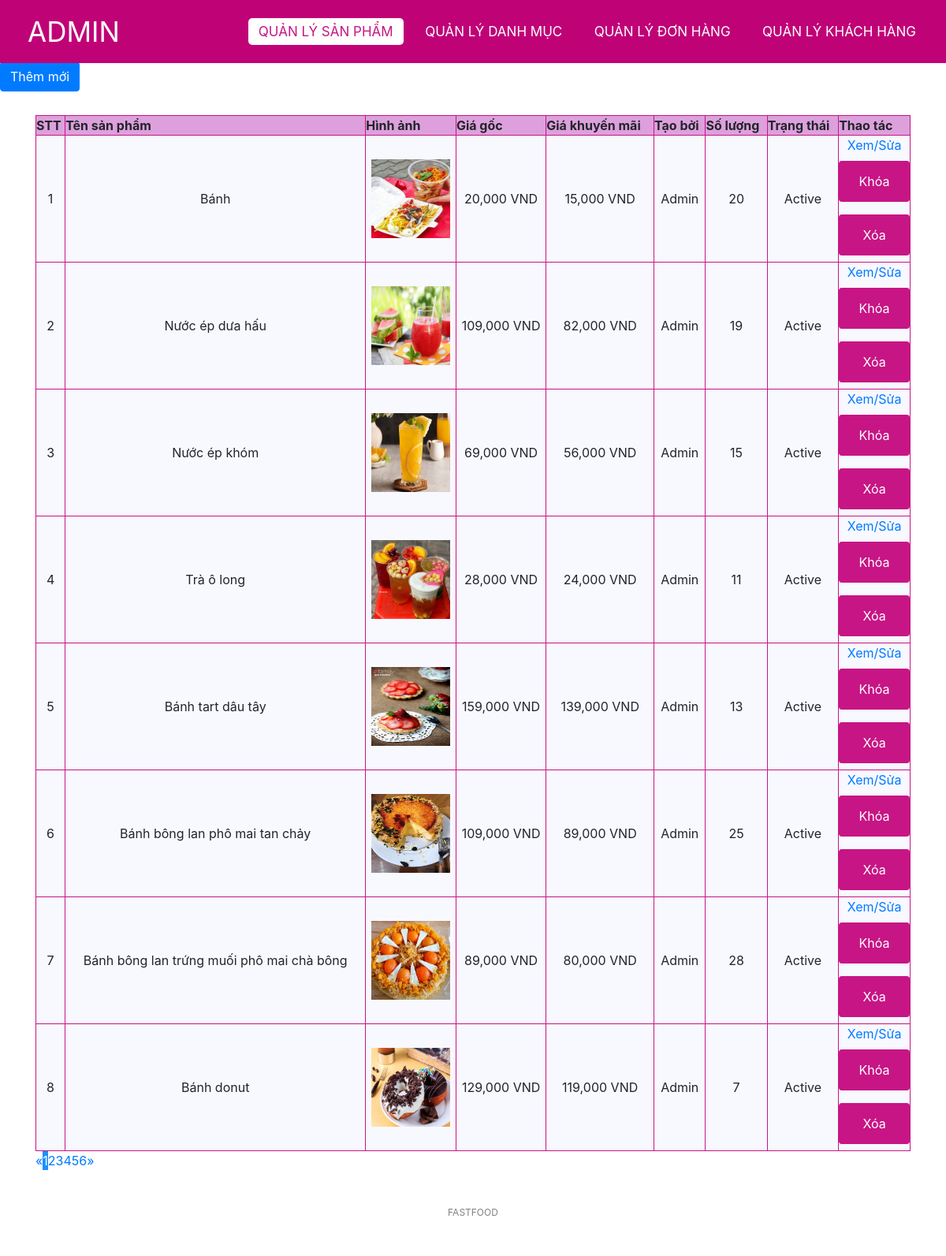
Screenshot of /admin/productlist.php (signed in) with the database file from the repository.
### tables this page shows
CREATE TABLE `products` (
  `id` int(11) NOT NULL,
  `name` varchar(255) NOT NULL,
  `originalPrice` decimal(10,0) NOT NULL,
  `promotionPrice` decimal(10,0) NOT NULL,
  `image` varchar(50) NOT NULL,
  `createdBy` int(11) NOT NULL,
  `createdDate` date NOT NULL,
  `cateId` int(11) NOT NULL,
  `qty` int(11) NOT NULL,
  `des` varchar(1000) NOT NULL,
  `status` tinyint(1) NOT NULL,
  `soldCount` int(11) NOT NULL
);

CREATE TABLE `users` (
  `id` int(11) NOT NULL,
  `email` varchar(255) NOT NULL,
  `fullname` varchar(255) NOT NULL,
  `dob` date NOT NULL,
  `password` varchar(255) NOT NULL,
  `role_id` int(11) NOT NULL,
  `status` tinyint(1) NOT NULL,
  `address` varchar(500) NOT NULL,
  `isConfirmed` tinyint(4) NOT NULL DEFAULT 0
);

### lib/database.php (called while the page is built, shortened)
<?php
class Database extends PDO
{
  public $host   = DB_HOST;
  public $user   = DB_USER;
  public $pass   = DB_PASS;
  public $dbname = DB_NAME;
  public $link;
  private function connectDB()
  {
    $this->link = new mysqli(
      $this->host,
      $this->user,
      $this->pass,
      $this->dbname
    );
  }
  public function select($query)
  {
    $result = $this->link->query($query);
    if ($result->num_rows > 0)
    {
      return $result;
    }
    else
    {
      return false;
    }
  }
}

### classes/product.php (called while the page is built, shortened)
<?php
$filepath = realpath(dirname(__FILE__));
include_once($filepath . '/../lib/database.php');
?>
<?php
class product
{
    private $db;
    public function __construct()
    {
        $this->db = new Database();
    }
    public function getAllAdmin($page = 1, $total = 8)
    {
        $tmp = ($page - 1) * $total;
        $query =
            "SELECT products.*, categories.name as cateName, users.fullName
			 FROM products INNER JOIN categories ON products.cateId = categories.id INNER JOIN users ON products.createdBy = users.id
			 order by products.id desc
             limit $tmp,$total";
        $result = $this->db->select($query);
        return $result;
    }
    public function getCountPaging($row = 8)
    {
        $query = "SELECT COUNT(*) FROM products";
        $mysqli_result = $this->db->select($query);
        if ($mysqli_result) {
            $totalrow = intval((mysqli_fetch_all($mysqli_result, MYSQLI_ASSOC)[0])['COUNT(*)']);
            $result = ceil($totalrow / $row);
            return $result;
        }
        return false;
    }
}
?>

### admin/productlist.php (the view, shortened to what this page needs)
<?php
include '../classes/product.php';
$product = new product();
$list = $product->getAllAdmin((isset($_GET['page']) ? $_GET['page'] : 1));
$pageCount = $product->getCountPaging();
?>
<!DOCTYPE html>
<html lang="en">
<head>
    <link rel="stylesheet" href="css/style.css">
    <link rel="stylesheet" href="https://cdnjs.cloudflare.com/ajax/libs/font-awesome/5.15.4/css/all.min.css">
    <link rel="stylesheet" href="https://cdnjs.cloudflare.com/ajax/libs/font-awesome/6.1.1/css/all.min.css" />
    <link rel="stylesheet" href="https://stackpath.bootstrapcdn.com/bootstrap/4.4.1/css/bootstrap.min.css">
</head>
<body>
    <nav>
        <label class="logo">ADMIN</label>
        <ul>
            <li><a href="productlist.php" class="active">Quản lý Sản phẩm</a></li>
            <li><a href="categoriesList.php">Quản lý Danh mục</a></li>
            <li><a href="orderlist.php">Quản lý Đơn hàng</a></li>
            <li><a href="customer.php">Quản lý Khách hàng</a></li>
        </ul>
    </nav>
    <div class="title">
        <h1>Danh sách sản phẩm</h1>
    </div>
    <div class="addNew">
        <h3><a href="add_product.php" class="btn btn-primary">Thêm mới</a>
    </div>
    <div class="container">
        <?php $count = 1;
        if ($list) { ?>
            <table class="list">
                <tr>
                    <th>STT</th>
                    <th>Tên sản phẩm</th>
                    <th>Hình ảnh</th>
                    <th>Giá gốc</th>
                    <th>Giá khuyến mãi</th>
                    <th>Tạo bởi</th>
                    <th>Số lượng</th>
                    <th>Trạng thái</th>
                    <th >Thao tác</th>
                </tr>
                <?php foreach ($list as $key => $value) { ?>
                    <tr>
                        <td><?= $count++ ?></td>
                        <td><?= $value['name'] ?></td>
                        <td><img class="image-cart" src="upload/<?= $value['image'] ?>" alt=""></td>
                        <td><?= number_format($value['originalPrice'], 0, '', ',') ?> VND</td>
                        <td><?= number_format($value['promotionPrice'], 0, '', ',') ?> VND</td>
                        <td><?= $value['fullName'] ?></td>
                        <td><?= $value['qty'] ?></td>
                        <td><?= ($value['status']) ? "Active" : "Block" ?></td>
                        <td>
                            <a href="edit_product.php?id=<?= $value['id'] ?>">Xem/Sửa</a>
                            <?php
                            if ($value['status']) { ?>
                                <form action="productlist.php" method="post">
                                    <input type="submit" value="Khóa" name="block">
                                </form>
                            <?php } ?>
                            <?php
                            if ($value['id']) { ?>
                                <form action="productlist.php" method="post">
                                    <input type="submit" value="Xóa" name="delete">
                                </form>
                            <?php } ?>
                        </td>
                    </tr>
                <?php } ?>
            </table>
        <?php } else { ?>
            <h3>Chưa có sản phẩm nào...</h3>
        <?php } ?>
        <div class="pagination">
            <a href="productlist.php?page=<?= (isset($_GET['page'])) ? (($_GET['page'] <= 1) ? 1 : $_GET['page'] - 1) : 1 ?>">&laquo;</a>
            <?php
            for ($i = 1; $i <= $pageCount; $i++) {
                if (isset($_GET['page'])) {
                    if ($i == $_GET['page']) { ?>
                        <a class="active" href="productlist.php?page=<?= $i ?>"><?= $i ?></a>
                    <?php } else { ?>
                        <a href="productlist.php?page=<?= $i ?>"><?= $i ?></a>
                    <?php  }
                } else {
                    if ($i == 1) { ?>
                        <a class="active" href="productlist.php?page=<?= $i ?>"><?= $i ?></a>
                    <?php  } else { ?>
                        <a href="productlist.php?page=<?= $i ?>"><?= $i ?></a>
                    <?php   } ?>
                <?php  } ?>
            <?php }
            ?>
            <a href="productlist.php?page=<?= (isset($_GET['page'])) ? $_GET['page'] + 1 : 2 ?>">&raquo;</a>
        </div>
    </div>
    <footer>
        <p class="copyright">FASTFOOD</p>
    </footer>
</body>
</html>

### admin/css/style.css (style rules this page uses)
* { padding: 0; margin: 0; text-decoration: none; list-style: none; box-sizing: border-box; }
body { font-family: Mitr; background: rgb(240, 234, 234); }
nav { top: 0; position: fixed; background: #c00277; height: 80px; width: 100%; }
label.logo { color: white; font-size: 35px; line-height: 80px; padding: 0 35px; }
nav ul { float: right; margin-right: 20px; }
nav ul li { display: inline-block; line-height: 80px; margin: 0 5px; }
nav ul li a { color: white; font-size: 17px; padding: 7px 13px; border-radius: 3px; text-transform: uppercase; border-radius: 5px; transition: 0.5s; }
.active, a:hover { background-color: white; color: mediumvioletred; }
.container { margin-top: 30px; height: auto; }
.addNew { margin-top: 30px; }
.title { background-color: white; }
footer { padding: 30px 0; background-color:white; }
footer .copyright { margin-top: 15px; text-align: center; font-size: 12px; color: gray; }
.list { width: 100%; background-color: ghostwhite; padding: 10px; border-collapse: collapse; }
.image-cart { height: 100px; width: 100px; }
th { background-color: plum; border: 1px solid mediumvioletred; }
td { border: 1px solid mediumvioletred; text-align: center; }
input[type=submit] { width: 100%; background-color: mediumvioletred; color: white; padding: 14px 20px; margin: 8px 0; border: none; border-radius: 4px; cursor: pointer; }
.pagination { text-align: center; }
.pagination a.active { background-color: dodgerblue; color: white; }

### rows the page displays
products: name "Bánh", image (picture), originalPrice "20,000", promotionPrice "15,000", users.fullname "Admin", qty "20", status "Active"
products: name "Nước ép dưa hấu", image (picture), originalPrice "109,000", promotionPrice "82,000", users.fullname "Admin", qty "19", status "Active"
products: name "Nước ép khóm", image (picture), originalPrice "69,000", promotionPrice "56,000", users.fullname "Admin", qty "15", status "Active"
products: name "Trà ô long", image (picture), originalPrice "28,000", promotionPrice "24,000", users.fullname "Admin", qty "11", status "Active"
products: name "Bánh tart dâu tây", image (picture), originalPrice "159,000", promotionPrice "139,000", users.fullname "Admin", qty "13", status "Active"
products: name "Bánh bông lan phô mai tan chảy", image (picture), originalPrice "109,000", promotionPrice "89,000", users.fullname "Admin", qty "25", status "Active"
products: name "Bánh bông lan trứng muối phô mai chà bông", image (picture), originalPrice "89,000", promotionPrice "80,000", users.fullname "Admin", qty "28", status "Active"
products: name "Bánh donut", image (picture), originalPrice "129,000", promotionPrice "119,000", users.fullname "Admin", qty "7", status "Active"
